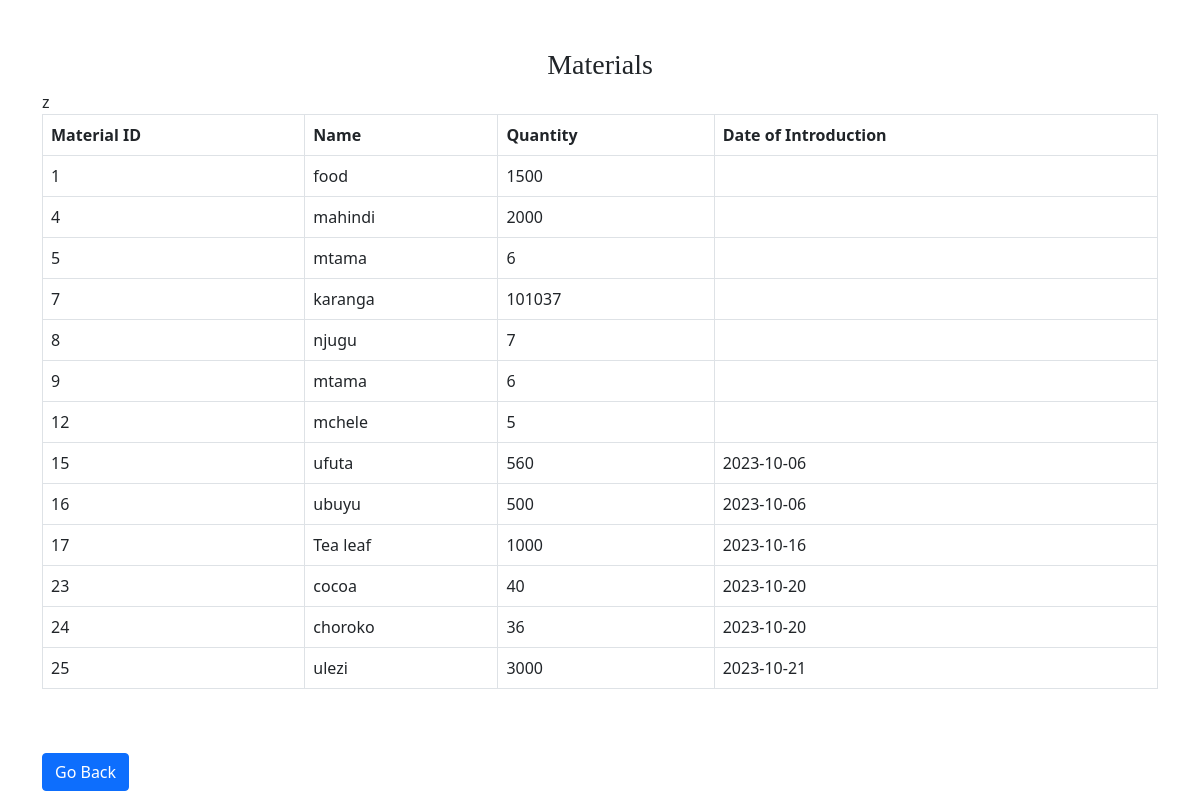
The page /view_materials.php on the database its author committed.
### tables this page shows
CREATE TABLE `materials` (
  `material_id` int(11) NOT NULL,
  `name` varchar(100) NOT NULL,
  `quantity` int(11) NOT NULL,
  `update_date` date DEFAULT NULL
);

### view_materials.php (the view, shortened to what this page needs)
<!DOCTYPE html>
<html lang="en">
<head>
    <link rel="stylesheet" href="css/bootstrap.min.css">
</head>
<body>
  <div class="container mt-5">
               <div class="header"><h3>Materials</h3></div>
                <?php
                $servername = "localhost";
                $username = "root";
                $password = "";
                $dbname = "store_management";
                $conn = new mysqli($servername, $username, $password, $dbname);
                ?>
                <table  class="table table-bordered">
                    <thead class="thead-dark">
                        <th >Material ID</th>
                        <th >Name</th>
                        <th >Quantity</th>
                        <th >Date of Introduction</th>
                    </thead>
                    <?php
                    $sql = "SELECT * FROM materials";
                    $result = $conn->query($sql);
                    if ($result->num_rows > 0) {
                        while ($row = $result->fetch_assoc()) {
                            echo "<tr>
                                    <td>{$row['material_id']}</td>
                                    <td>{$row['name']}</td>
                                    <td>{$row['quantity']}</td>
                                    <td>{$row['update_date']}</td>
                                  </tr>";
                        }
                    } else {
                        ?>
                        <tr>
                            <td colspan="3">No Records Found</td>
                        </tr>
                        <?php
                    }
                    ?>
                </table>
                <br><br>
                <form action="<?php echo $_SERVER['HTTP_REFERER']; ?>" method="post">
                    <input type="submit" value="Go Back" class="btn btn-primary mb-3">
                </form>
    </div>
</body>
</html>

### view_materials.php (style rules this page uses)
.header { display: flex; justify-content: center; align-items: center; font-family: 'algerian'; }

### rows shown on the page
materials: material_id "1", name "food", quantity "1500"
materials: material_id "4", name "mahindi", quantity "2000"
materials: material_id "5", name "mtama", quantity "6"
materials: material_id "7", name "karanga", quantity "101037"
materials: material_id "8", name "njugu", quantity "7"
materials: material_id "9", name "mtama", quantity "6"
materials: material_id "12", name "mchele", quantity "5"
materials: material_id "15", name "ufuta", quantity "560", update_date "2023-10-06"
materials: material_id "16", name "ubuyu", quantity "500", update_date "2023-10-06"
materials: material_id "17", name "Tea leaf", quantity "1000", update_date "2023-10-16"
materials: material_id "23", name "cocoa", quantity "40", update_date "2023-10-20"
materials: material_id "24", name "choroko", quantity "36", update_date "2023-10-20"
materials: material_id "25", name "ulezi", quantity "3000", update_date "2023-10-21"
